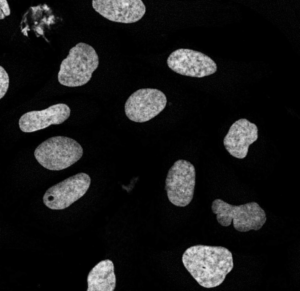
#> input picture example_data/example_2/input_images/ch1.tif, 300 x 291 px; its folder holds only this picture in this run
$ python -i segmentation.py   (imports and definitions only)
#> lines starting #> are read from the running program, lines starting #| are printed output that depends on the picture; after the words box and inside, x2 and y2 are one past the last pixel; in counts of white or black regions, pixels touching at a corner belong together
import matplotlib.pyplot as plt
import numba as nb
import numpy as np
import skfmm
from numba import njit, prange
from scipy import ndimage
from skimage import filters
from skimage.color import label2rgb
from skimage.feature import peak_local_max
from skimage.morphology import binary_erosion, disk
from skimage.morphology import dilation as sk_dilation
from skimage.segmentation import watershed
from skimage.transform import resize
from sparcscore.processing.utils import plot_image


#### Thresholding Functions to binarize input images
# [47 lines left out: function global_otsu, not called in this run]


def _segment_threshold(
    image,
    threshold,
    dilation=4,
    min_distance=10,
    peak_footprint=7,
    speckle_kernel=4,
    debug=False,
):
    """Perform image segmentation using an input threshold and additional user-defined parameters.

    This is a private helper function for segmenting images using a given threshold. It combines several
    operations like binary erosion and dilation, distance transforms, and watershed segmentation to obtain
    unique labels for distinct regions in the input image.

    Parameters
    ----------
    image : np.array
        Input grayscale image.
    threshold : float
        Threshold value for creating image_mask.
    dilation : int, optional
        Size of the structuring element for the dilation operation (default is 4).
    min_distance : int, optional
        Minimum number of pixels separating peaks (default is 10).
    peak_footprint : int, optional
        Size of the structuring element used for finding local maxima (default is 7).
    speckle_kernel : int, optional
        Size of the structuring element used for speckle removal (default is 4).
    debug : bool, optional
        If True, intermediate results are plotted (default is False).

    Returns:
    -------
    labels : np.array
        Labeled array, where each unique feature in the input image has a unique label.

    Example:
    -------
    This function is meant to be used internally as a helper function for other segmentation methods.
    It should not be used directly.

    """
    image_mask = image > threshold

    # If debug is set to True, plot the binary mask
    if debug:
        plot_image(image_mask, cmap="Greys_r")

    # removing speckles by binary erosion and dilation
    image_mask_clean = binary_erosion(image_mask, footprint=disk(speckle_kernel))
    image_mask_clean = sk_dilation(image_mask_clean, footprint=disk(speckle_kernel - 1))

    # Find peaks in the image mask using a distance transform
    distance = ndimage.distance_transform_edt(image_mask_clean)

    peak_idx = peak_local_max(distance, min_distance=min_distance, footprint=disk(peak_footprint))
    local_maxi = np.zeros_like(
        image_mask_clean, dtype=bool
    )  # Initialize an array of zeros with the same shape as image_mask_clean
    local_maxi[tuple(peak_idx.T)] = True

    # If debug is set to True, plot the local maxima on the binary mask
    if debug:
        fig = plt.figure(frameon=False)
        fig.set_size_inches(10, 10)
        ax = plt.Axes(fig, [0.0, 0.0, 1.0, 1.0])
        ax.set_axis_off()
        fig.add_axes(ax)
        ax.imshow(image_mask_clean, cmap="Greys_r")
        plt.scatter(peak_idx[:, 1], peak_idx[:, 0], color="red")
        plt.show()

    # segmentation by fast marching and watershed
    dilated_mask = sk_dilation(image_mask_clean, footprint=disk(dilation))

    fmm_marker = np.ones_like(dilated_mask)
    for center in peak_idx:
        fmm_marker[center[0], center[1]] = 0

    m = np.ma.masked_array(fmm_marker, np.logical_not(dilated_mask))
    distance_2 = skfmm.distance(m)

    # If debug is True, plot the calculated distance_2
    if debug:
        fig = plt.figure(frameon=False)
        fig.set_size_inches(10, 10)
        ax = plt.Axes(fig, [0.0, 0.0, 1.0, 1.0])
        ax.set_axis_off()
        fig.add_axes(ax)
        ax.imshow(distance_2, cmap="viridis")
        plt.scatter(peak_idx[:, 1], peak_idx[:, 0], color="red")

    # Assign unique labels to each segmented region
    marker = np.zeros_like(image_mask_clean).astype(int)
    for i, center in enumerate(peak_idx):
        marker[center[0], center[1]] = i + 1

    labels = watershed(distance_2, marker, mask=dilated_mask)

    # If debug is True, visualize the final labels on the image
    if debug:
        image = label2rgb(labels, image / np.max(image), alpha=0.2, bg_label=0)
        plot_image(image)

    return labels


# [52 lines left out: function segment_global_threshold, not called in this run]


def segment_local_threshold(
    image,
    dilation=4,
    thr=0.01,
    median_block=51,
    min_distance=10,
    peak_footprint=7,
    speckle_kernel=4,
    median_step=1,
    debug=False,
):
    """This function takes a unprocessed image with low background noise and extracts and segments approximately round foreground objects
    based on intensity. The image is segmented using the local (adaptive) threshold method. It first applies a local threshold based on
    the median value of a block of pixels, followed by peak detection using distance transforms and watershed segmentation.

    Parameters
    ----------
    image : np.array
        Input grayscale image.
    dilation : int, optional
        Size of the structuring element for the dilation operation (default is 4).
    thr : float, optional
        The value added to the median of the block of pixels when calculating the local threshold (default is 0.01).
    median_block : int, optional
        Size of the block of pixels used to compute the local threshold (default is 51).
    min_distance : int, optional
        Minimum number of pixels separating peaks (default is 10).
    peak_footprint : int, optional
        Size of the structuring element used for finding local maxima (default is 7).
    speckle_kernel : int, optional
        Size of the structuring element used for speckle removal (default is 4).
    median_step : int, optional
        The step size for downsampling the image before applying the local threshold (default is 1).
    debug : bool, optional
        If True, intermediate results are plotted (default is False).

    Returns:
    -------
    labels : np.array
        Labeled array, where each unique feature in the input image has a unique label.

    Example:
    -------
    >>> import numpy as np
    >>> import matplotlib.pyplot as plt
    >>> from skimage import data
    >>> image = data.coins()
    >>> labels = segment_local_threshold(
    ...     image,
    ...     dilation=4,
    ...     thr=0.01,
    ...     median_block=51,
    ...     min_distance=10,
    ...     peak_footprint=7,
    ...     speckle_kernel=4,
    ...     debug=False,
    ... )
    >>> plt.imshow(labels, cmap="jet")
    >>> plt.colorbar()
    >>> plt.show()
    """
    if speckle_kernel < 1:
        raise ValueError("speckle_kernel needs to be at least 1")

    # Downsample the input image
    downsampled_image = image[::median_step, ::median_step]

    # Calculate the local threshold using median filtering
    local_threshold = filters.threshold_local(downsampled_image, block_size=median_block, method="median", offset=-thr)

    # Resize the local threshold image to match the original input image
    local_threshold = resize(local_threshold, image.shape)

    # Segment the input image using the computed local threshold
    labels = _segment_threshold(
        image,
        local_threshold,
        dilation=dilation,
        min_distance=min_distance,
        peak_footprint=peak_footprint,
        speckle_kernel=speckle_kernel,
        debug=debug,
    )

    return labels


#### Collection of functions to modify, filter or remove labels from segmentation masks


# helper function to allow numba optimization for subtraction
# [622 lines left out: functions _numba_subtract, _return_edge_labels, shift_labels, _remove_classes, remove_classes, contact_filter_lambda and 6 more, not called in this run]

>>> import cv2
>>> picture = cv2.imread('../../../../example_data/example_2/input_images/ch1.tif', cv2.IMREAD_GRAYSCALE)
#> picture is the input picture: shape (291, 300); min 0, max 239, mean 24.4
>>> result = segment_local_threshold(picture)
#> in segment_local_threshold, `local_threshold = filters.threshold_local(downsampled_image, block_siz..`:
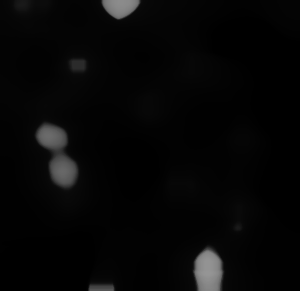
#> local_threshold: shape (291, 300) float64; min 0.01, max 149, mean 6.3
#> in _segment_threshold, `image_mask = image > threshold`:
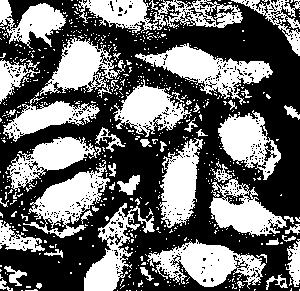
#> image_mask: shape (291, 300) bool; 41.9% white; 654 white regions (602 under 20 px), largest, box (x1, y1, x2, y2) and area: (135, 43, 273, 105) 3016, (147, 239, 266, 289) 2938, (78, 0, 243, 33) 2722
#> in _segment_threshold, `image_mask_clean = binary_erosion(image_mask, footprint=disk(speckle_k..`:
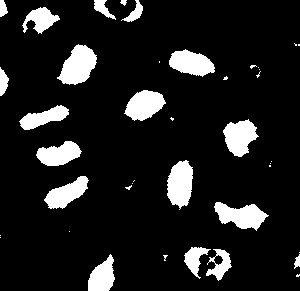
#> image_mask_clean: shape (291, 300) bool; 12% white; 40 white regions (21 under 20 px), largest, box (x1, y1, x2, y2) and area: (57, 44, 97, 85) 1023, (167, 160, 193, 210) 949, (214, 202, 269, 231) 919
#> in _segment_threshold, `image_mask_clean = sk_dilation(image_mask_clean, footprint=disk(speckl..`:
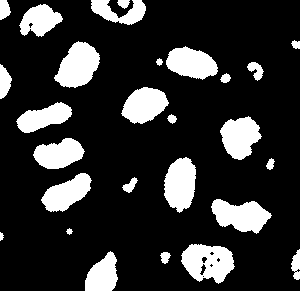
#> image_mask_clean: shape (291, 300) bool; 18.8% white; 27 white regions, largest, box (x1, y1, x2, y2) and area: (181, 244, 235, 284) 1471, (54, 41, 100, 88) 1404, (211, 199, 272, 234) 1346
#> in _segment_threshold, `distance = ndimage.distance_transform_edt(image_mask_clean)`:
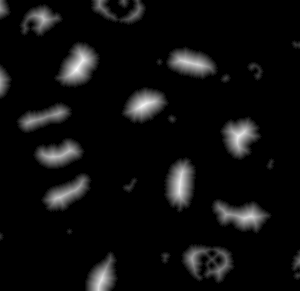
#> distance: shape (291, 300) float64; min 0, max 16.97, mean 0.961; drawn with min black and max white
#> in _segment_threshold, `peak_idx = peak_local_max(distance, min_distance=min_distance, footpri..`: peak_idx = 28 pairs, first value 14 to 279, second value 24 to 271
#> in _segment_threshold, `dilated_mask = sk_dilation(image_mask_clean, footprint=disk(dilation))`:
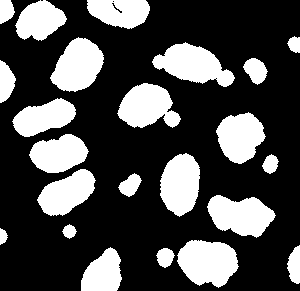
#> dilated_mask: shape (291, 300) bool; 29.3% white; 23 white regions, largest, box (x1, y1, x2, y2) and area: (177, 240, 239, 288) 2165, (152, 42, 235, 87) 2093, (207, 195, 276, 238) 1983
#> the loop in _segment_threshold, `for center in peak_idx:` made 28 passes
#> center on passes 1 to 12: [69, 76], [105, 142], [136, 238], [184, 179], [279, 101], [216, 250], [61, 185], [64, 197], [197, 59], [156, 53], [17, 42], [150, 69]
#> after the loop in _segment_threshold, `for center in peak_idx:`:
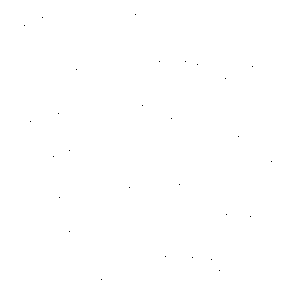
#> fmm_marker: shape (291, 300) bool; 100% white; black in thin lines or dots, all inside (x1, y1, x2, y2) = (24, 14, 272, 280)
#> (the run stopped early here; a loop or call above may not have finished)

$ run again, on example_data/example_2/input_images/ch2.tif
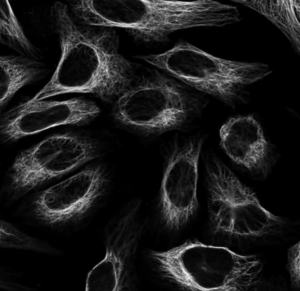
#> input picture example_data/example_2/input_images/ch2.tif, 300 x 291 px
#> picture is the input picture: shape (291, 300); min 0, max 235, mean 25.9
#> in _segment_threshold, `image_mask = image > threshold`:
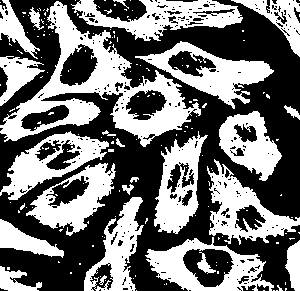
#> image_mask: shape (291, 300) bool; 45% white; 167 white regions (142 under 20 px), largest, box (x1, y1, x2, y2) and area: (0, 1, 201, 147) 8079, (71, 0, 243, 41) 3176, (135, 41, 274, 109) 3130
#> peak_idx = 67 pairs, first value 19 to 273, second value 11 to 284
#> in _segment_threshold, `dilated_mask = sk_dilation(image_mask_clean, footprint=disk(dilation))`:
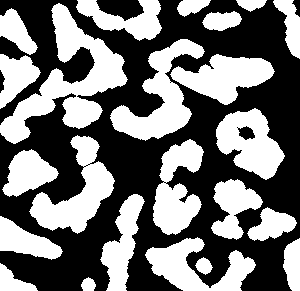
#> dilated_mask: shape (291, 300) bool; 45.5% white; 23 white regions, largest, box (x1, y1, x2, y2) and area: (0, 3, 128, 144) 5922, (110, 39, 205, 141) 3662, (29, 135, 115, 234) 3433
#> the loop in _segment_threshold, `for center in peak_idx:` made 67 passes
#> center on passes 1 to 8: [170, 28], [156, 256], [261, 171], [212, 168], [117, 169], [82, 221], [74, 18], [71, 254]

$ run again, on example_data/example_2/input_images/ch3.tif
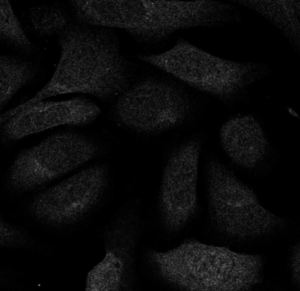
#> input picture example_data/example_2/input_images/ch3.tif, 300 x 291 px
#> picture is the input picture: shape (291, 300); min 0, max 99, mean 10.5
#> in _segment_threshold, `image_mask = image > threshold`:
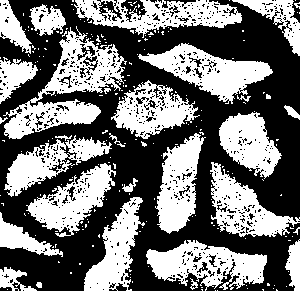
#> image_mask: shape (291, 300) bool; 45% white; 225 white regions (196 under 20 px), largest, box (x1, y1, x2, y2) and area: (3, 26, 127, 139) 4683, (146, 240, 267, 291) 3370, (138, 43, 273, 104) 3337
#> peak_idx = 62 pairs, first value 10 to 273, second value 11 to 274
#> in _segment_threshold, `dilated_mask = sk_dilation(image_mask_clean, footprint=disk(dilation))`:
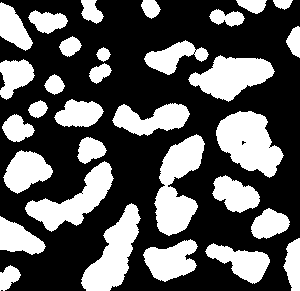
#> dilated_mask: shape (291, 300) bool; 35.8% white; 32 white regions, largest, box (x1, y1, x2, y2) and area: (154, 134, 205, 236) 2857, (216, 111, 284, 178) 2831, (81, 203, 141, 291) 2509
#> the loop in _segment_threshold, `for center in peak_idx:` made 62 passes
#> center on passes 1 to 8: [216, 173], [78, 230], [264, 164], [156, 186], [166, 24], [271, 106], [153, 255], [124, 249]
